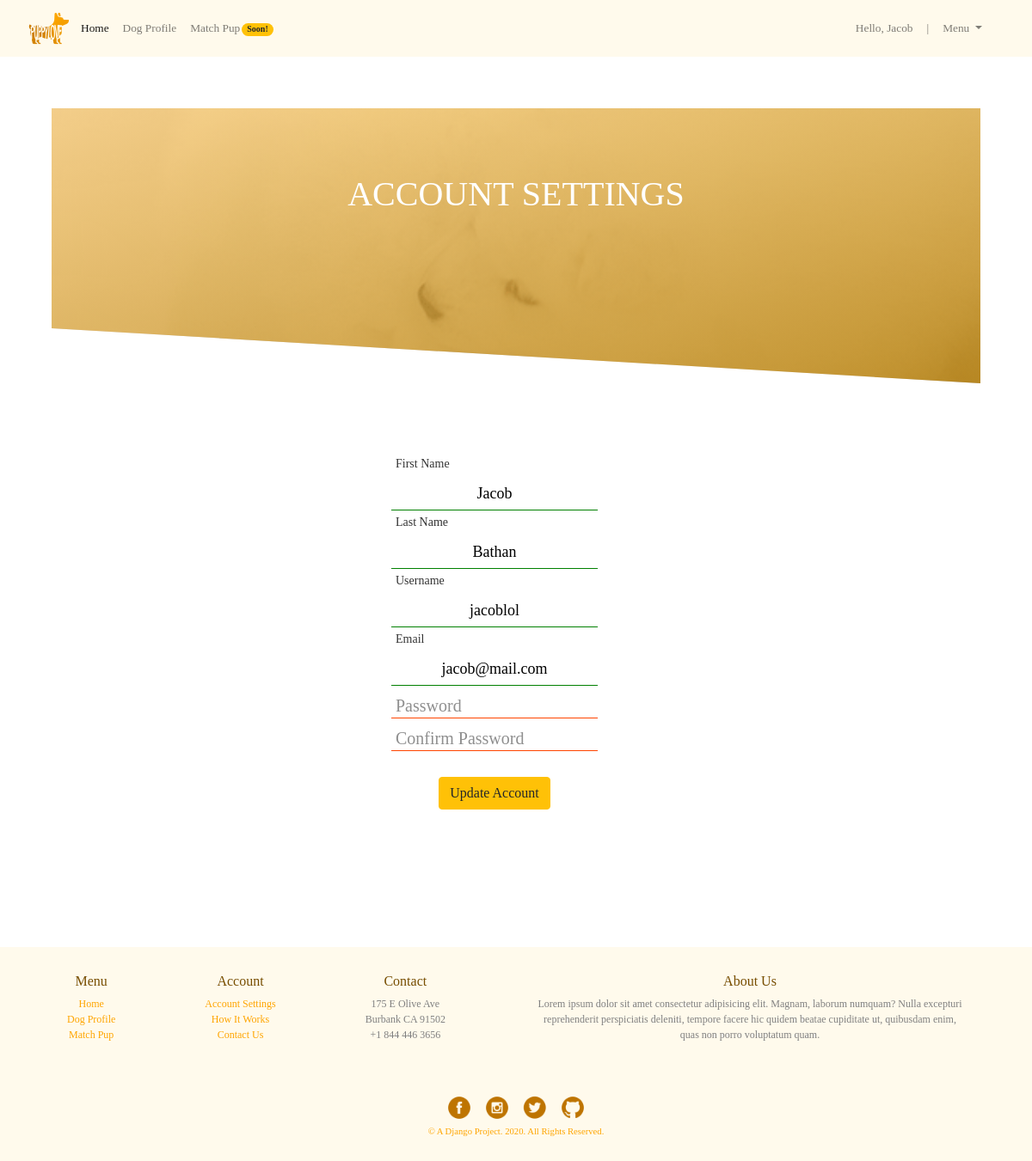
Page /account_settings (signed in) on the committed database.
### app_dogtinder/models.py (models this page shows)
class User(models.Model): #class for the user
    first_name = models.CharField(max_length=255)
    last_name = models.CharField(max_length=255)
    username = models.CharField(max_length=255)
    email = models.EmailField()
    password = models.CharField(max_length=255)
    created_at = models.DateTimeField(auto_now_add=True)
    updated_at = models.DateTimeField(auto_now=True)
    objects = UserManager()

### app_dogtinder/views.py (the view)
# urls.py: path('account_settings', views.account_settings), #user's account settings
def account_settings(request): # renders page for user to be able to edit their account info
    if 'user_id' not in request.session:
        return redirect('/login')
    context = {
        'dogs': Dog.objects.all(),
        'current_user': User.objects.get(id=request.session['user_id']),
    }
    return render(request, 'account_settings.html', context)

### app_dogtinder/templates/account_settings.html (shortened to what this page needs)
<!DOCTYPE html>
<html lang="en">
  <head>
    {% load static %}
    <link rel="stylesheet" href="{% static 'css/account_settings.css' %}" />
    <link
      rel="stylesheet"
      href="https://stackpath.bootstrapcdn.com/bootstrap/4.3.1/css/bootstrap.min.css"
    />
  </head>
  <body>
    <div id="container">
      <div>
        <header id="header">
          <div>
            <nav
              class="navbar navbar-expand-lg navbar-light"
              style="background-color: rgb(255, 250, 236)"
            >
              <a class="navbar-brand" href="#">
                <a href="/dashboard">
                  <img id="logo" src="{% static 'img/logo_small.png' %}"
                /></a>
              </a>
              <div class="collapse navbar-collapse" id="navbarSupportedContent">
                <ul class="navbar-nav mr-auto">
                  <li class="nav-item active">
                    <a class="nav-link" href="/dashboard">Home</a>
                  </li>
                  <li class="nav-item">
                    <a class="nav-link" href="/dog_profile/{{current_user.id}}"
                      >Dog Profile</a
                    >
                  </li>
                  <li class="nav-item">
                    <a class="nav-link" href="/match"
                      >Match Pup<span class="badge badge-pill badge-warning"
                        >Soon!</span
                      ></a
                    >
                  </li>
                </ul>
              </div>
              <div
                class="collapse navbar-collapse help"
                id="navbarSupportedContent"
              >
                <ul class="navbar-nav mr-auto">
                  <li>
                    <a class="nav-link">Hello, {{ current_user.first_name }}</a>
                  </li>
                  <li>
                    <a class="nav-link">|</a>
                  </li>
                  <li class="nav-item dropdown">
                    <a
                      class="nav-link dropdown-toggle"
                      href="#"
                      id="navbarDropdown"
                      role="button"
                      data-toggle="dropdown"
                      aria-haspopup="true"
                      aria-expanded="false"
                    >
                      Menu
                    </a>
                  </li>
                </ul>
              </div>
            </nav>
          </div>
        </header>
      </div>
      <div id="main">
        <div id="banner">
          <h1 id="rate_title">ACCOUNT SETTINGS</h1>
        </div>
        <div id="form_panel">
          <form
            action="/process_account/{{ current_user.id }}"
            method="POST"
            class="form-group"
          >
            <div>
              <input
                type="text"
                name="first_name"
                class="question"
                id="nme"
                required
                autocomplete="off"
                value="{{ current_user.first_name }}"
              />
              <label for="first_name"><span>First Name</span></label>
            </div>
            <div>
              <input
                type="text"
                name="last_name"
                class="question"
                id="nme"
                required
                autocomplete="off"
                value="{{ current_user.last_name }}"
              />
              <label for="last_name"><span>Last Name</span></label>
            </div>
            <div>
              <input
                type="text"
                name="username"
                class="question"
                id="nme"
                required
                autocomplete="off"
                value="{{ current_user.username }}"
              />
              <label for="username"><span>Username</span></label>
            </div>
            <div>
              <input
                type="email"
                name="email"
                class="question"
                id="nme"
                required
                autocomplete="off"
                value="{{ current_user.email }}"
              />
              <label for="email"><span>Email</span></label>
            </div>
            <div>
              <input
                type="password"
                name="password"
                class="question"
                id="nme"
                required
                autocomplete="off"
              />
              <label for="password"><span>Password</span></label>
            </div>
            <div>
              <input
                type="password"
                name="confirm_pw"
                class="question"
                id="nme"
                required
                autocomplete="off"
              />
              <label for="password"><span>Confirm Password</span></label>
            </div>
            <button id="updatebtn" class="btn btn-warning">
              Update Account
            </button>
          </form>
        </div>
      </div>
      <div id="footer">
        <div class="column">
          <h6>Menu</h6>
          <a class="links" href="/dashboard">Home</a>
          <a class="links" href="/dog_profile/{{current_user.id}}"
            >Dog Profile</a
          >
          <a class="links" href="/match">Match Pup</a>
        </div>
        <div class="column">
          <h6>Account</h6>
          <a class="links" href="/account_settings">Account Settings</a>
          <a class="links" href="/how">How It Works</a>
          <a class="links" href="/contact">Contact Us</a>
        </div>
        <div class="column">
          <h6>Contact</h6>
          <p class="footer_text">
            175 E Olive Ave<br />
            Burbank CA 91502<br />
            +1 844 446 3656
          </p>
        </div>
        <div class="column">
          <h6>About Us</h6>
          <p class="footer_text" id="about">
            Lorem ipsum dolor sit amet consectetur adipisicing elit. Magnam,
            laborum numquam? Nulla excepturi reprehenderit perspiciatis
            deleniti, tempore facere hic quidem beatae cupiditate ut, quibusdam
            enim, quas non porro voluptatum quam.
          </p>
        </div>
      </div>
      <div id="social_media">
        <a class="social_links" href="https://www.facebook.com/WeRateDogs/">
          <img class="social" src="{% static 'img/fb-icon.png' %}" />
        </a>
        <a
          class="social_links"
          href="https://www.instagram.com/weratedogs/?hl=en"
        >
          <img class="social" src="{% static 'img/ig-icon.png' %}" />
        </a>
        <a
          class="social_links"
          href="https://twitter.com/dog_rates?ref_src=twsrc%5Egoogle%7Ctwcamp%5Eserp%7Ctwgr%5Eauthor"
        >
          <img class="social" src="{% static 'img/tw-icon.png' %}" />
        </a>
        <a
          class="social_links"
          href="https://github.com/francesbathan/puppy-love"
        >
          <img class="social" src="{% static 'img/git-icon.png' %}" />
        </a>
        <p id="copyright">© A Django Project. 2020. All Rights Reserved.</p>
      </div>
    </div>
  </body>
</html>

### app_dogtinder/static/css/account_settings.css (style rules this page uses)
* { margin: 0px; padding: 0px; font-family: Montserrat; }
#container { display: flex; flex-direction: column; }
#logo { width: 50px; }
.collapse { position: absolute; margin-left: 70px; font-size: 10pt; }
.help { position: absolute; right: 0; margin-right: 50px; }
.badge { margin-left: 2px; }
#main { margin: 50px; }
#banner { height: 40vh; background-image: linear-gradient( to right bottom, rgba(253, 207, 121, 0.8), rgba(182, 124, 0, 0.8) ), url("../img/samoyed.gif"); background-repeat: no-repeat; background-size: cover; margin: 10px; clip-path: polygon(0% 0%, 100% 0%, 100% 100%, 0% 80%); background-position: center; }
#rate_title { text-align: center; margin: auto 0; font-weight: 500; padding-top: 7%; font-family: Montserrat; animation: moveInLeft 1.5s ease-out; color: white; }
.form-group { width: 400px; margin: 30px 0px; display: block; }
#footer { background-color: #fffaec; padding: 10px; text-align: center; }
.column { display: inline-block; margin: 20px 50px; }
.links { color: orange !important; text-decoration: none !important; display: block; font-size: 9pt; }
.footer_text { color: gray !important; text-decoration: none !important; display: block; font-size: 9pt; }
h6 { color: rgb(119, 77, 0); }
#about { width: 500px; }
.social { display: inline-block; width: 40px; }
#social_media { display: block; background-color: #fffaec; text-align: center; padding: 10px; }
#copyright { display: block; font-size: 8pt; color: orange; }
.social_links { text-decoration: none !important; }
#form_panel { width: 450px; margin: 10vh; margin-left: auto; margin-right: auto; text-align: center; }
button { margin: 20px 0px 0px 0px; }
#updatebtn { margin: 30px; }
.links { color: orange; text-decoration: none !important; }
#logo { margin-left: auto; margin-right: auto; display: block; }
input, span, label, textarea { display: block; margin: 0 auto; padding: 5px; border: none; font-size: 22px; text-align: center; }
input.question, textarea.question { font-size: 18px; font-weight: 300; border-radius: 2px; margin: 0; text-align: center; border: none; width: 100%; background: rgba(0, 0, 0, 0); transition: padding-top 0.2s ease, margin-top 0.2s ease; overflow-x: hidden; }
input.question + label, textarea.question + label { display: block; position: relative; white-space: nowrap; text-align: center; padding: 0; margin: 0; width: 60%; border-top: 1px solid orangered; -webkit-transition: width 0.4s ease; transition: width 0.4s ease; left: 50%; transform: translate(-50%, 0); height: 0px; }
input.question:focus, input.question:valid { padding-top: 35px; }
input.question:focus + label > span, input.question:valid + label > span { top: -70px; font-size: 14px; color: #333; }
input.question:valid + label, textarea.question:valid + label { border-color: green; }
input.question:invalid, textarea.question:invalid { box-shadow: none; }
input.question + label > span, textarea.question + label > span { font-weight: 300; margin: 0; position: absolute; text-align: center; color: #8f8f8f; font-size: 20px; top: -35px; left: 0px; z-index: -1; -webkit-transition: top 0.2s ease, font-size 0.2s ease, color 0.2s ease; transition: top 0.2s ease, font-size 0.2s ease, color 0.2s ease; }

### rows in the picture
User: first_name "Jacob", last_name "Bathan", username "jacoblol", email "jacob@mail.com"
